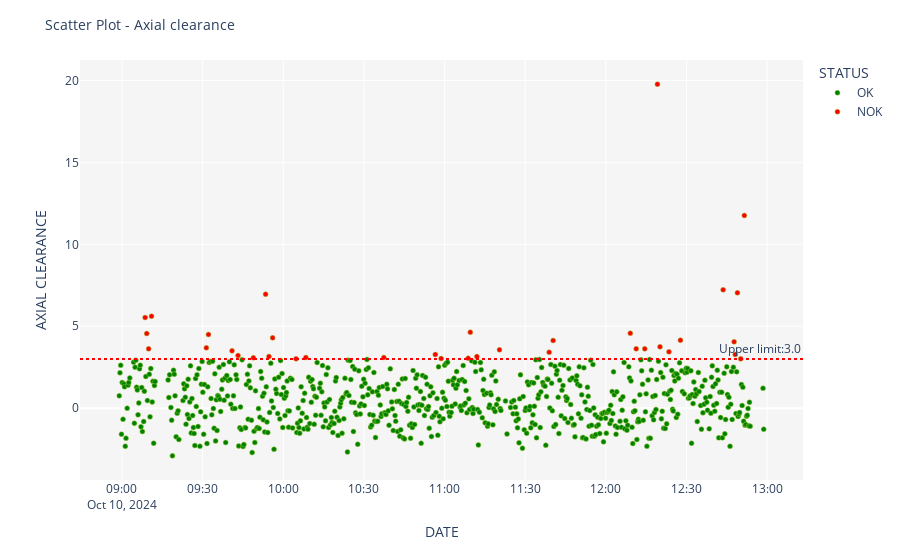

Notebook source saved alongside this figure:
### Code cell
fig=px.scatter(df_axial, x="DATE", y="AXIAL CLEARANCE", color="STATUS", color_discrete_map={"NOK": "red","OK": "green"})
fig.add_hline(y=3.0, line_dash="dot", line_color="red",annotation_text=f'Upper limit:3.0')
fig.update_traces(marker=dict(size=5,line=dict(width=0.5,color='yellowgreen')),selector=dict(mode='markers'))
fig.update_layout(plot_bgcolor='whitesmoke')
fig.update_layout(title=f"Scatter Plot - Axial clearance", title_font_size=14)
fig.show()

### Figure 1 — Plotly figure (JSON) as saved in the notebook; plotly's stock layout.template omitted (floating-point values rounded to 4 significant figures; data arrays with more than 128 entries replaced by an {"elided": "..."} marker saying what was removed)
{"data": [{"hovertemplate": "STATUS=OK<br>DATE=%{x}<br>AXIAL CLEARANCE=%{y}<extra></extra>", "legendgroup": "OK", "marker": {"color": "green", "line": {"color": "yellowgreen", "width": 0.5}, "size": 5, "symbol": "circle"}, "mode": "markers", "name": "OK", "orientation": "v", "showlegend": true, "type": "scatter", "x": {"elided": "690 str values"}, "xaxis": "x", "y": {"elided": "690 float values"}, "yaxis": "y"}, {"hovertemplate": "STATUS=NOK<br>DATE=%{x}<br>AXIAL CLEARANCE=%{y}<extra></extra>", "legendgroup": "NOK", "marker": {"color": "red", "line": {"color": "yellowgreen", "width": 0.5}, "size": 5, "symbol": "circle"}, "mode": "markers", "name": "NOK", "orientation": "v", "showlegend": true, "type": "scatter", "x": ["2024-10-10T09:08:37", "2024-10-10T09:09:13", "2024-10-10T09:09:55", "2024-10-10T09:11:00", "2024-10-10T09:31:23", "2024-10-10T09:32:11", "2024-10-10T09:40:57", "2024-10-10T09:43:11", "2024-10-10T09:48:53", "2024-10-10T09:53:26", "2024-10-10T09:54:41", "2024-10-10T09:56:03", "2024-10-10T10:04:46", "2024-10-10T10:08:24", "2024-10-10T10:37:25", "2024-10-10T10:56:34", "2024-10-10T10:58:44", "2024-10-10T11:08:47", "2024-10-10T11:09:35", "2024-10-10T11:12:02", "2024-10-10T11:20:26", "2024-10-10T11:38:55", "2024-10-10T11:40:24", "2024-10-10T12:09:06", "2024-10-10T12:11:18", "2024-10-10T12:14:29", "2024-10-10T12:19:12", "2024-10-10T12:20:09", "2024-10-10T12:23:29", "2024-10-10T12:27:45", "2024-10-10T12:43:38", "2024-10-10T12:47:43", "2024-10-10T12:48:09", "2024-10-10T12:48:57", "2024-10-10T12:50:11", "2024-10-10T12:51:31"], "xaxis": "x", "y": [5.533, 4.557, 3.621, 5.615, 3.682, 4.496, 3.499, 3.214, 3.071, 6.958, 3.153, 4.292, 3.01, 3.09, 3.092, 3.275, 3.031, 3.051, 4.638, 3.153, 3.56, 3.417, 4.129, 4.577, 3.621, 3.621, 19.78, 3.743, 3.438, 4.15, 7.222, 4.048, 3.275, 7.039, 3.01, 11.76], "yaxis": "y"}], "layout": {"annotations": [{"showarrow": false, "text": "Upper limit:3.0", "x": 1, "xanchor": "right", "xref": "x domain", "y": 3, "yanchor": "bottom", "yref": "y"}], "autosize": true, "legend": {"title": {"text": "STATUS"}, "tracegroupgap": 0}, "margin": {"t": 60}, "plot_bgcolor": "whitesmoke", "shapes": [{"line": {"color": "red", "dash": "dot"}, "type": "line", "x0": 0, "x1": 1, "xref": "x domain", "y0": 3, "y1": 3, "yref": "y"}], "title": {"font": {"size": 14}, "text": "Scatter Plot - Axial clearance"}, "xaxis": {"anchor": "y", "autorange": true, "domain": [0, 1], "range": ["2024-10-10 08:44:40.1772", "2024-10-10 13:13:03.8228"], "title": {"text": "DATE"}, "type": "date"}, "yaxis": {"anchor": "x", "autorange": true, "domain": [0, 1], "range": [-4.581, 21.45], "title": {"text": "AXIAL CLEARANCE"}, "type": "linear"}}}
